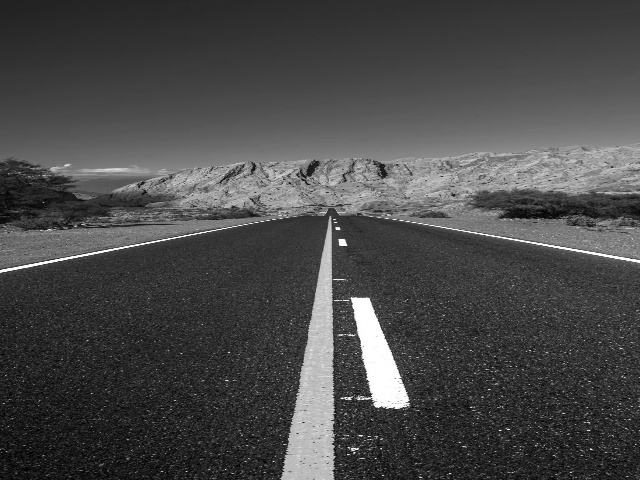
#> input picture project/ipm_cuda/input.jpg, 640 x 480 px, given in place of input.pgm, which was not available
$ python calibrate_hinv.py
#> lines starting #> are read from the running program, lines starting #| are printed output that depends on the picture
import cv2
import numpy as np

# 读入你真正喂给 C++ 的那张图
img = cv2.imread("input.pgm", cv2.IMREAD_GRAYSCALE)
#> img is the input picture: shape (480, 640); min 0, max 255, mean 73.3
if img is None:
    raise FileNotFoundError("input.pgm not found, 先用脚本生成它")

h, w = img.shape[:2]
#> h = 480; w = 640
print("Image shape:", w, "x", h)
#| Image shape: 640 x 480

# === 1) 手动指定 4 个路面角点（源图像上的点） ===
# 建议顺序：左下、右下、右上、左上（或者任意顺序，只要 src 和 dst 一致）
#
# 你可以先用下面这段可视化找坐标：
#   - 在窗口里移动鼠标，读坐标（右下角有 x,y）
#   - 或者自己用 matplotlib 标点
#
# 这里先给一个“示例写法”，请把数字改成你自己读出来的：
src_pts = np.float32([
    [220, 430],   # 左下
    [420, 430],   # 右下
    [360, 300],   # 右上
    [260, 300],   # 左上
])

# === 2) 目标鸟瞰平面上的 4 个点（矩形） ===
# 我们希望车道在 IPM 图里变成垂直的长矩形，比如横向放在中间：
dst_pts = np.float32([
    [220, 480],   # 左下
    [420, 480],   # 右下
    [420, 200],   # 右上
    [220, 200],   # 左上
])

# 3) 计算 src -> dst 的单应矩阵 H
H = cv2.getPerspectiveTransform(src_pts, dst_pts)

# 4) 反求 Hinv（输出要给 C++ 用：输出像素 -> 输入像素）
Hinv = np.linalg.inv(H)

print("Hinv (numpy):\n", Hinv)

# 5) 给一段 C++ 初始化用的 row-major 输出
print("\nCopy this into get_Hinv_host (row-major):")
flat = Hinv.reshape(-1)
for i, v in enumerate(flat):
    end = "\n" if i % 3 == 2 else " "
    print(f"{v:.7f}f,", end=end)

# 6) 验证一下效果：直接用 OpenCV 做一次 IPM，存到 ipm_cv.png
ipm_cv = cv2.warpPerspective(img, H, (w, h))  # 注意是 H，不是 Hinv
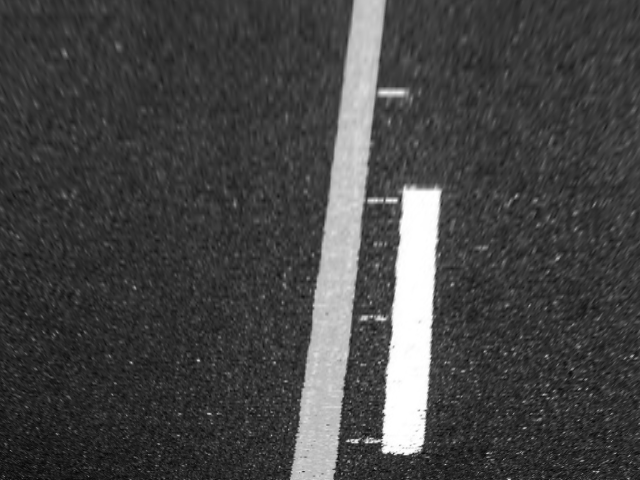
#> ipm_cv: shape (480, 640); min 5, max 255, mean 68.7
cv2.imwrite("ipm_cv.png", ipm_cv)
print("Saved ipm_cv.png for visual check.")

$ run again, with project/ipm_cuda/ipm_cpu.jpg copied over project/ipm_cuda/input.jpg
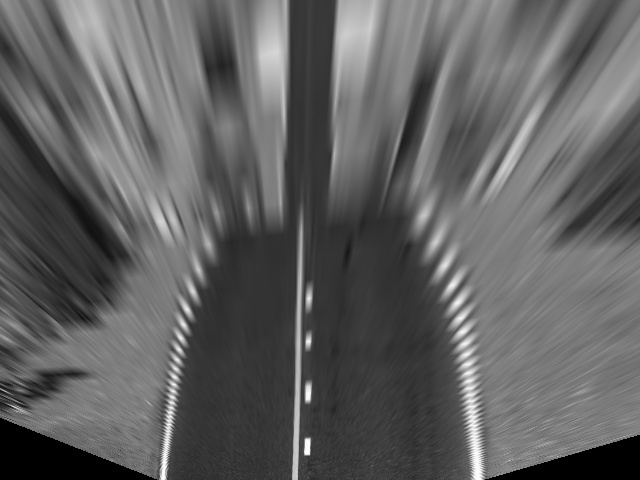
#> input picture project/ipm_cuda/ipm_cpu.jpg, 640 x 480 px, given in place of input.pgm, which was not available
#> img is the input picture: shape (480, 640); min 0, max 255, mean 96.6
#| Image shape: 640 x 480
#> `ipm_cv = cv2.warpPerspective(img, H, (w, h))`:
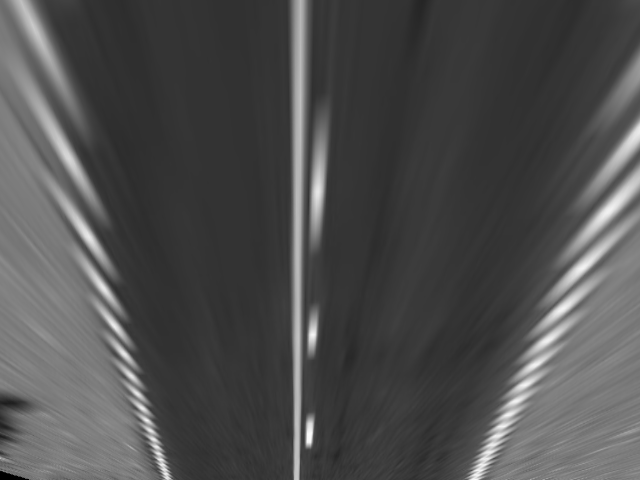
#> ipm_cv: shape (480, 640); min 0, max 250, mean 77.8
